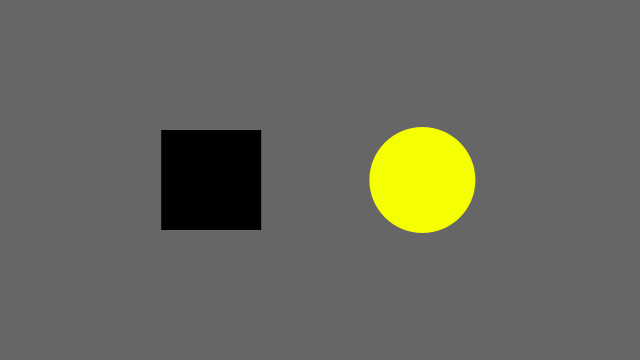
Frame 1 (no input)
Frame 60 (the mouse pressed at the canvas centre just before this capture): identical to frame 1, image omitted
Frame 120 (the mouse held since frame 60 and released just before this capture): identical to frame 1, image omitted

The Processing sketch that drew this single still picture (run headless with seeded random() and noise(); from frame 60 on, the mouse is pressed at the canvas centre):

// Processing sketch: processing_63731
// ── processing_63731.pde

//GLOBAL VARIABLES
float rx, ry;    // rectangle x- and y-coordinate
float rd = 100;  // rectangle width
   
float ex, ey;    // ellipse x- and y-coordinate
float ed = 106/2;  // ellipse diameter
float distance;
int rad;
int radius;
 
//setup
void setup() {
  size(640, 360);
  smooth();
  ellipseMode(RADIUS);
  noStroke();
    
  // Set the x- and y-coordinates for the rectangle
  rx = width * 0.33 - rd/2; //161.2
  ry = height * 0.5 - rd/2; //130
    
  // Set the x- and y-coordinates for the ellipse
  ex = width * 0.66; //422.4
  ey = height * 0.5; //180
  rad = 60;
}
   
void draw() {
  background(102);
   
  if ((mouseX > rx) && (mouseX < 261.2) && (mouseY > ry) && (mouseY< 231)) {
     if (mousePressed == true) {
    fill(126);
     }else{
  fill(30,208,85);
     }}else{
       fill(0);
  }
    rect(rx, ry, rd, rd);
   
 
  
  //ellipse
 distance = dist(mouseX, mouseY, ex, ey);
 if(distance < rad){
   fill(255);
   ellipse(ex, ey, ed, ed);
 }else{
   fill(246,255,0);
   ellipse(ex, ey, ed, ed);
 }
  
   if (mousePressed && distance < rad) {
   fill(89, 23, 12);
   ellipse(ex, ey, ed, ed);
 }
}
 
/*
float rx, ry;    // rectangle x- and y-coordinate
float rd = 100;  // rectangle width
   
float ex, ey;    // ellipse x- and y-coordinate
float ed = 106;  // ellipse diameter
   
void setup() {
  size(640, 360);
  smooth();
    
  // Set the x- and y-coordinates for the rectangle
  rx = width * 0.33 - rd/2;
  ry = height * 0.5 - rd/2;
    
  // Set the x- and y-coordinates for the ellipse
  ex = width * 0.66;
  ey = height * 0.5;
}
   
void draw() {
  background(102);
  rect(rx, ry, rd, rd);
  ellipse(ex, ey, ed, ed);
}
*/
